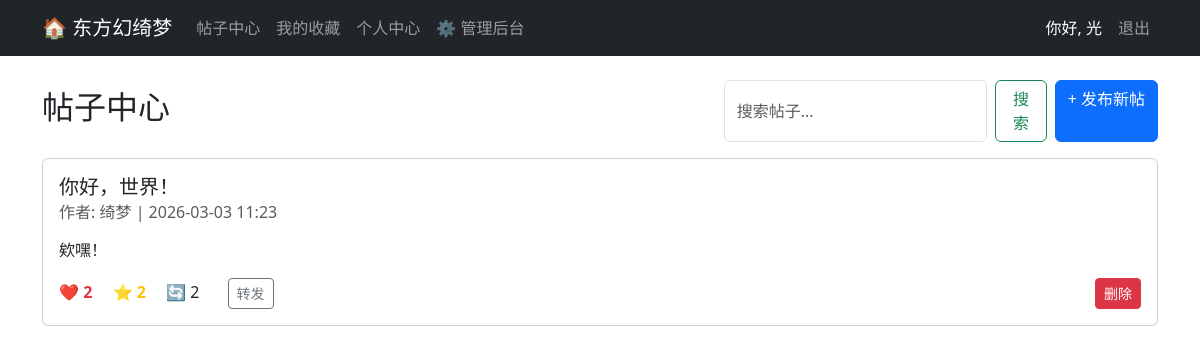
Screenshot of /posts/ (signed in) with the database file from the repository.
### accounts/models.py (models this page shows, shortened)
class UserProfile(models.Model):
    ROLE_CHOICES = (
        ('user', '普通用户'),
        ('mod', '管理员'),
        ('owner', '网站拥有者'),
    )
    user = models.OneToOneField(User, on_delete=models.CASCADE, related_name='profile')
    nickname = models.CharField(max_length=50, verbose_name="昵称", blank=True)
    security_question = models.CharField(max_length=200, verbose_name="密保问题", blank=True)
    security_answer = models.CharField(max_length=200, verbose_name="密保答案", blank=True)
    role = models.CharField(max_length=10, choices=ROLE_CHOICES, default='user', verbose_name="用户角色")
    is_muted = models.BooleanField(default=False, verbose_name="是否被禁言")
    email_verified = models.BooleanField(default=False, verbose_name="邮箱是否已验证")
    email_verification_token = models.CharField(max_length=64, blank=True, verbose_name="邮箱验证令牌")
    email_verification_sent_at = models.DateTimeField(null=True, blank=True, verbose_name="验证邮件发送时间")
    password_reset_token = models.CharField(max_length=64, blank=True, verbose_name="密码重置令牌")
    password_reset_sent_at = models.DateTimeField(null=True, blank=True, verbose_name="重置邮件发送时间")
    posts_count = models.IntegerField(default=0, verbose_name="发帖数量")
    likes_received = models.IntegerField(default=0, verbose_name="获得的点赞数")

### posts/models.py (models this page shows, shortened)
class Post(models.Model):
    author = models.ForeignKey(User, on_delete=models.CASCADE, related_name='posts')
    title = models.CharField(max_length=200, verbose_name="标题")
    content = models.TextField(verbose_name="内容 (支持文字和表情)")
    image = models.ImageField(upload_to='posts/%Y/%m/%d/', blank=True, null=True, verbose_name="图片")
    link = models.URLField(blank=True, null=True, verbose_name="链接 (选填)")
    created_at = models.DateTimeField(auto_now_add=True)
    likes_count = models.IntegerField(default=0)
    favorites_count = models.IntegerField(default=0)
    shares_count = models.IntegerField(default=0)
    class Meta:
        ordering = ['-created_at']

### posts/views.py (the view)
# urls.py: path('', views.post_list, name='post_list'),
def post_list(request):
    query = request.GET.get('q', '')
    posts = Post.objects.all()
    if query:
        posts = posts.filter(Q(title__icontains=query) | Q(content__icontains=query))
    user_likes = []
    user_favs = []
    is_staff = False
    if request.user.is_authenticated:
        user_likes = Like.objects.filter(user=request.user).values_list('post_id', flat=True)
        user_favs = Favorite.objects.filter(user=request.user).values_list('post_id', flat=True)
        is_staff = is_staff_or_owner(request.user)
    return render(request, 'posts/list.html', {
        'posts': posts,
        'query': query,
        'user_likes': user_likes,
        'user_favs': user_favs,
        'is_staff': is_staff
    })

### templates/posts/list.html (shortened to what this page needs)
{% extends 'base.html' %}
{% block content %}
<div class="d-flex justify-content-between align-items-center mb-3 flex-wrap">
    <h2>帖子中心</h2>
    <div class="d-flex gap-2">
        <form class="d-flex" method="get">
            <input class="form-control me-2" type="search" name="q" placeholder="搜索帖子..." value="{{ query }}">
            <button class="btn btn-outline-success" type="submit">搜索</button>
        </form>
        {% if user.is_authenticated %}
        <a href="{% url 'post_create' %}" class="btn btn-primary">+ 发布新帖</a>
        {% endif %}
    </div>
</div>
<div class="row">
    {% for post in posts %}
    <div class="col-md-12 mb-4">
        <div class="card">
            <div class="card-body">
                <h5 class="card-title">{{ post.title }}</h5>
                <h6 class="card-subtitle mb-2 text-muted">
                    作者: {{ post.author.profile.nickname|default:post.author.username }} | {{ post.created_at|date:"Y-m-d H:i" }}
                </h6>
                <p class="card-text">{{ post.content|linebreaks|truncatewords:30 }}</p>
                <div class="mt-3 d-flex justify-content-between align-items-center">
                    <div>
                        {% if user.is_authenticated %}
                            <span class="me-3 action-btn like-btn" data-id="{{ post.id }}">
                                ❤️ <span class="like-count-{{ post.id }} {% if post.id in user_likes %}liked{% endif %}">{{ post.likes_count }}</span>
                            </span>
                            <span class="me-3 action-btn fav-btn" data-id="{{ post.id }}">
                                ⭐ <span class="fav-count-{{ post.id }} {% if post.id in user_favs %}favorited{% endif %}">{{ post.favorites_count }}</span>
                            </span>
                        {% else %}
                            <span class="me-3">❤️ {{ post.likes_count }}</span>
                            <span class="me-3">⭐ {{ post.favorites_count }}</span>
                        {% endif %}
                        <span class="me-3">🔄 {{ post.shares_count }}</span>
                        {% if user.is_authenticated %}
                            <a href="{% url 'share_post' post.id %}" class="btn btn-sm btn-outline-secondary ms-2">转发</a>
                        {% endif %}
                    </div>
                    <div>
                        {% if user.is_authenticated %}
                            {% if user == post.author or is_staff %}
                                <form method="post" action="{% url 'post_delete' post.id %}" style="display:inline;" onsubmit="return confirm('确定要删除这个帖子吗？');">
                                    <button type="submit" class="btn btn-sm btn-danger">删除</button>
                                </form>
                            {% endif %}
                        {% endif %}
                    </div>
                </div>
            </div>
        </div>
    </div>
    {% empty %}
    <p>暂无帖子，快来发布第一篇吧！</p>
    {% endfor %}
</div>
{% endblock %}

### templates/base.html (shortened to what this page needs)
<!DOCTYPE html>
<html lang="zh-CN">
<head>
    <link href="https://cdn.jsdelivr.net/npm/bootstrap@5.3.0/dist/css/bootstrap.min.css" rel="stylesheet">
</head>
<body>
    <nav class="navbar navbar-expand-lg navbar-dark bg-dark mb-4">
        <div class="container">
            <a class="navbar-brand" href="{% url 'home' %}">🏠 东方幻绮梦</a>
            <div class="collapse navbar-collapse">
                <ul class="navbar-nav me-auto">
                    <li class="nav-item"><a class="nav-link" href="{% url 'post_list' %}">帖子中心</a></li>
                    {% if user.is_authenticated %}
                    <li class="nav-item"><a class="nav-link" href="{% url 'favorites' %}">我的收藏</a></li>
                    <li class="nav-item"><a class="nav-link" href="{% url 'profile' %}">个人中心</a></li>
                    {% endif %}
                    {% if user.is_superuser or user.profile.role == 'owner' or user.profile.role == 'mod' %}
                    <li class="nav-item"><a class="nav-link" href="/admin/">⚙️ 管理后台</a></li>
                    {% endif %}
                </ul>
                <ul class="navbar-nav">
                    {% if user.is_authenticated %}
                        <li class="nav-item"><span class="nav-link text-white">你好, {{ user.profile.nickname }}</span></li>
                        <li class="nav-item"><a class="nav-link" href="{% url 'logout' %}">退出</a></li>
                    {% else %}
                        <li class="nav-item"><a class="nav-link" href="{% url 'login' %}">登录</a></li>
                        <li class="nav-item"><a class="nav-link" href="{% url 'register' %}">注册</a></li>
                    {% endif %}
                </ul>
            </div>
        </div>
    </nav>
    <div class="container">
        {% block content %}{% endblock %}
    </div>
</body>
</html>

### templates/base.html (style rules this page uses)
.action-btn { cursor: pointer; }
.liked { color: #dc3545; font-weight: bold; }
.favorited { color: #ffc107; font-weight: bold; }

### rows the page displays
Post: title "你好，世界！", author.profile.nickname "绮梦", created_at "2026-03-03 11:23", content "欸嘿！", likes_count "2", favorites_count "2", shares_count "2", shows "删除"

### other values shown
{{ user.profile.nickname }} "光"
